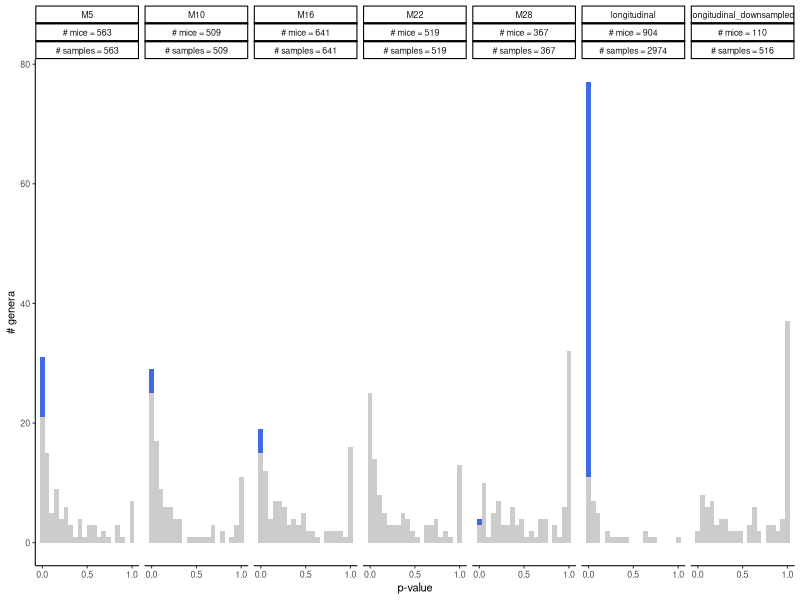
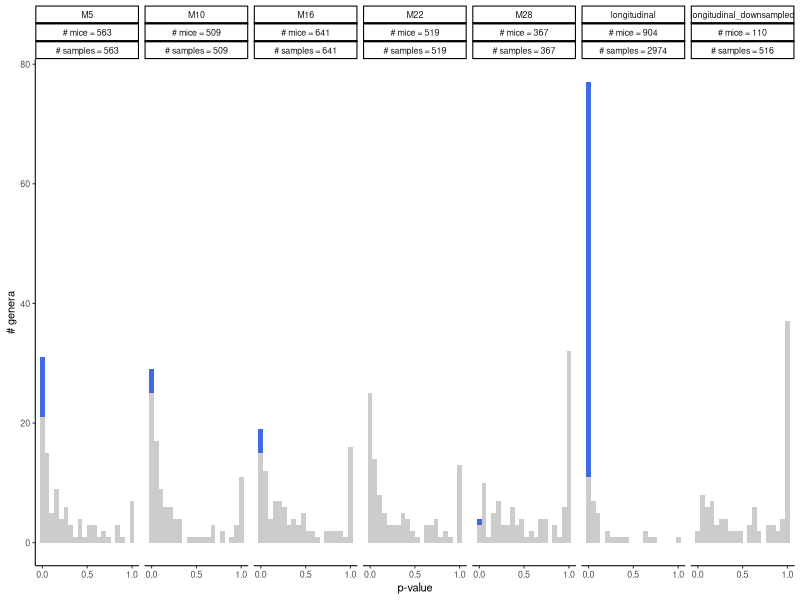

Source code (R) for these figures, in order:
## ---- chunk 1
library(tidyverse)
## ---- chunk 2
herit.df.cross <- read.table(
  "../results/asreml_kraken_genus_per_age/herit.txt",
  sep="\t", header=T)
## ---- chunk 3
herit.df.longitud <- read.table(
  "../results/asreml_kraken_genus/herit.txt",
  sep="\t", header=T)
## ---- chunk 4
herit.df.longitud.downsamp <- read.table(
  "../results/asreml_kraken_genus_downsampled/herit.txt",
  sep="\t", header=T)
## ---- chunk 5
herit.df <- rbind(
  
  herit.df.cross %>%
    separate(col=age.and.feature, into=c("age", "feature"), sep="_") %>% 
    dplyr::select(feature, herit, LRT.pval, age),
  
  herit.df.longitud %>% 
    dplyr::select(feature, herit, LRT.pval) %>% 
    mutate(age = "longitudinal"),
  
  herit.df.longitud.downsamp %>% 
    dplyr::select(feature, herit, LRT.pval) %>% 
    mutate(age = "longitudinal_downsampled")
)
## ---- chunk 6
herit.df <- herit.df %>% 
  
  # exclude community features
  dplyr::filter(!(feature %in% c("PCoA1", "PCoA2", "PCoA3", "uniq", "Simpson", "Shannon", "Chao1"))) %>%
  
  group_by(age) %>% 
  mutate(LRT.padj = p.adjust(LRT.pval, method="BH")) %>% 
  ungroup() %>% 
  mutate(is.sig = LRT.padj < 0.01)
## ---- chunk 7
n.per.age.df <- data.frame(
  n.samples = c(
    M5 = 563, M10 = 509, M16 = 641, M22 = 519, M28 = 367,
    longitudinal = 2974, longitudinal_downsampled = 516),
  
  n.mice = c(
    M5 = 563, M10 = 509, M16 = 641, M22 = 519, M28 = 367,
    longitudinal = 904, longitudinal_downsampled = 110))
## ---- chunk 8
(longitud.v.cross.sectional.herit.pval.hists <- herit.df %>% 
   merge(n.per.age.df, by.x="age", by.y="row.names") %>% 
   mutate(age = factor(age, levels=c("M5", "M10", "M16", "M22", "M28", "longitudinal", "longitudinal_downsampled"))) %>% 
   mutate(is.sig = factor(is.sig, levels=c(T, F))) %>% 
   ggplot(aes(LRT.pval, fill=is.sig)) +
   geom_histogram(bins=20) +
   facet_wrap(~age + n.mice + n.samples, labeller=labeller(
     n.mice = function(x){paste0("# mice = ", x)},
     n.samples = function(x){paste0("# samples = ", x)}), nrow=1) +
   labs(x="p-value", y="# genera") +
   scale_fill_manual(values=c(`TRUE`="royalblue", `FALSE`="gray80")) +
   scale_x_continuous(breaks=c(0, 0.5, 1)) +
   theme_classic(base_size=8) +
   theme(legend.position="none"))
## ---- chunk 9
pdf("../plots/longitudinal_v_cross_sectional_heritability_genera_pval_histograms.pdf", height=2, width=6)
longitud.v.cross.sectional.herit.pval.hists
dev.off()
## ---- chunk 10
herit.df %>% 
  # dplyr::filter(is.sig) %>%
  dplyr::count(age, is.sig)
